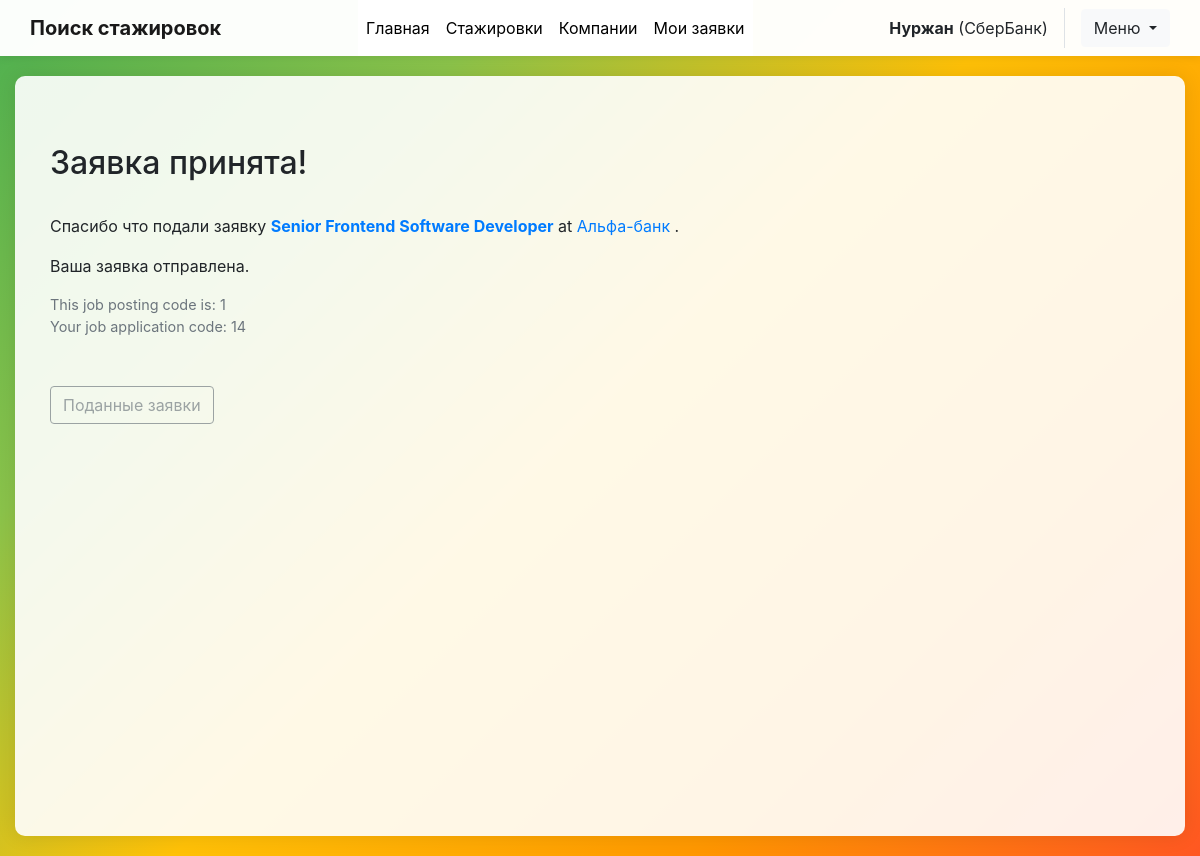
/job_applications/submitted/14/ (signed in), run on the app's committed database.
### core/models.py (models this page shows)
class UserProfile(models.Model):
    user = models.OneToOneField(settings.AUTH_USER_MODEL, on_delete=models.CASCADE, related_name='profile')
    organization = models.ForeignKey('job_catalog.EmployerOrganization', on_delete=models.SET_NULL, null=True, blank=True, related_name='user_profiles')

### job_catalog/models.py (models this page shows, shortened)
class EmployerOrganization(models.Model):
    employer_org_name = models.CharField(max_length = 50)
    employer_org_description_box = models.TextField(
        default = 'Describe your organization, but not a specific role or requirements',
        blank = False
        )
    representative_claim_token = models.CharField(max_length = 16, default = "join")

class JobPosting(models.Model):
    organization = models.ForeignKey(EmployerOrganization, on_delete=models.CASCADE, default = 1)
    title = models.CharField(max_length=100)
    role_overview = models.TextField()
    role_requirements_and_preferences = models.TextField()
    action_steps = models.TextField()
    post_date = models.DateTimeField(auto_now=True)
    expiration_date = models.DateTimeField(default=timezone.now() + timezone.timedelta(days=90))
    is_active = models.BooleanField(default=True)

### job_applications/models.py (models this page shows, shortened)
class JobApplication(models.Model):
    user = models.ForeignKey(settings.AUTH_USER_MODEL, on_delete=models.CASCADE, related_name='job_applications')
    job_posting = models.ForeignKey(JobPosting, on_delete=models.CASCADE, related_name='applications')
    submit_date = models.DateTimeField(auto_now_add=True)
    def resume_upload_path(self, filename):
        return 'applicant_resumes/org_{0}/job_{1}/{2}'.format(
            self.job_posting.organization.id,
            self.job_posting.id,
            filename
        )
    resume = models.FileField(upload_to=resume_upload_path, null=True, blank=True)
    linkedin_url = models.URLField(max_length=250, blank=True)
    portfolio_url = models.URLField(max_length=250, blank=True)
    email_address = models.EmailField(max_length=50)
    phone_number = models.CharField(max_length=20)
    class Meta:
        unique_together = ('user', 'job_posting')

### job_applications/views.py (the view)
# urls.py: path('submitted/<int:application_id>/', application_accepted, name='application_accepted'),
def application_accepted(request, application_id):
    application = get_object_or_404(JobApplication, pk=application_id)
    return render(request, 'job_applications/application_accepted.html', {'application': application})

### core/context_processors.py (called while the page is built)
def global_user_groups(request):
    is_job_poster = False
    if request.user.is_authenticated:
        is_job_poster = request.user.groups.filter(name='JobPosters').exists()
    return {
        'is_job_poster': is_job_poster,
    }

### templates/job_applications/application_accepted.html
{% extends 'base_generic.html' %}
{% block content %}
<div class="container mt-5">
    <h2>Заявка принята!</h2>
    <br>
    <p>
        Спасибо что подали заявку
        <a href="{% url 'job_catalog:job_details' job_id=application.job_posting.id %}">
            <strong>{{ application.job_posting.title }}</strong>
        </a> at
        <a href="{% url 'job_catalog:company_details' company_id=application.job_posting.organization.id %}">
            {{ application.job_posting.organization.employer_org_name }}
        </a>.
    </p>
    <p>Ваша заявка отправлена.</p>
    <p class="text-secondary" style="font-size: 0.9em;">
        This job posting code is: {{ application.job_posting.id }}<br>
        Your job application code: {{ application.id }}
    </p>
    <div class="mt-5">
        <a href="#" class="btn btn-outline-secondary disabled" aria-disabled="true">Поданные заявки</a>
    </div>
</div>
{% endblock %}

### templates/base_generic.html (shortened to what this page needs)
<!DOCTYPE html>
<html lang="en">
<head>
    {% load static %}
    <link href="https://stackpath.bootstrapcdn.com/bootstrap/4.5.2/css/bootstrap.min.css" rel="stylesheet">
    <link href="{% static 'css/styles.css' %}" rel="stylesheet">
</head>
<body>
    <nav class="navbar navbar-expand-lg navbar-light top-navbar">
    <div class="container-fluid navbar-container">
        <a class="navbar-brand" href="{% url 'core:home' %}">Поиск стажировок</a>
        <div class="collapse navbar-collapse" id="navbarContent">
            <ul class="navbar-nav mx-auto">
                <li class="nav-item">
                    <a class="nav-link" href="{% url 'core:home' %}">Главная</a>
                </li>
                <li class="nav-item">
                    <a class="nav-link" href="{% url 'job_catalog:all_jobs' %}">Стажировки</a>
                </li>
                <li class="nav-item">
                    <a class="nav-link" href="{% url 'job_catalog:all_companies' %}">Компании</a>
                </li>
                {% if request.user.is_authenticated %}
                    <li class="nav-item">
                        <a class="nav-link" href="{% url 'job_applications:my_job_applications' %}">Мои заявки</a>
                    </li>
                {% endif %}
            </ul>
            <div class="d-flex align-items-center">
                {% if request.user.is_authenticated %}
                    <div class="welcome-message d-none d-md-block">
                        <strong>{{ request.user.username }}</strong>
                        {% if request.user.profile.organization %}
                            ({{ request.user.profile.organization.employer_org_name }})
                        {% endif %}
                    </div>
                    <div class="dropdown">
                        <button class="btn btn-light dropdown-toggle" type="button" id="userMenu" data-toggle="dropdown">
                            Меню
                        </button>
                    </div>
                {% else %}
                    <a href="{% url 'core:login_start' %}" class="btn btn-outline-primary mr-2">Вход</a>
                    <a href="{% url 'core:register' %}" class="btn btn-primary">Регистрация</a>
                {% endif %}
            </div>
        </div>
    </nav>
    <div class="main-content-container">
        <div class="content-wrapper">
            {% block content %}{% endblock content %}
        </div>
    </div>
</body>
</html>

### static/css/styles.css (style rules this page uses)
.nav-item { background-color: #ffffff; display: flex; flex-direction: row; justify-content: center; width: 100%; }

### templates/base_generic.html (style rules this page uses)
.top-navbar { background-color: rgba(255, 255, 255, 0.98) !important; box-shadow: 0 2px 8px rgba(0,0,0,0.08); padding: 0; }
.navbar { max-width: 1200px; width: 100%; margin: 0 auto; padding: 0 15px; }
.navbar-brand { font-weight: 700; font-size: 1.25rem; padding: 0.8rem 0; }
.navbar-nav { display: flex; align-items: center; flex-wrap: nowrap; }
.nav-item { margin: 0; white-space: nowrap; }
.nav-link { padding: 1rem 0.8rem; display: inline-flex; align-items: center; color: #000000 !important; }
.welcome-message { padding: 0.5rem 1rem; margin-right: 1rem; border-right: 1px solid #dee2e6; }
.main-content-container { max-width: 1200px; margin: 20px auto; padding: 0 15px; }
body { background: linear-gradient(135deg, #4CAF50 0%, #8BC34A 25%, #FFC107 50%, #FF9800 75%, #FF5722 100%); background-attachment: fixed; min-height: 100vh; margin: 0; padding: 0; }
.content-wrapper { background-color: rgba(255, 255, 255, 0.9); border-radius: 10px; box-shadow: 0 0 20px rgba(0, 0, 0, 0.1); padding: 20px; margin-top: 20px; min-height: calc(100vh - 40px); }

### data on the page
JobApplication: job_posting "Senior Frontend Software Developer", job_posting.organization.employer_org_name "Альфа-банк", job_posting.id "1", id "14"

### other printed values
{{ request.user.username }} "Нуржан"
{{ request.user.profile.organization.employer_org_name }} "СберБанк"
